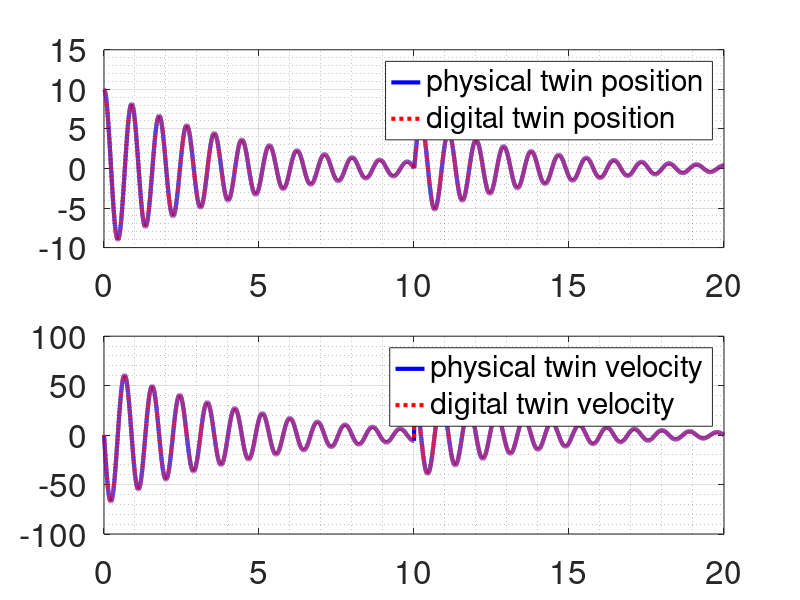
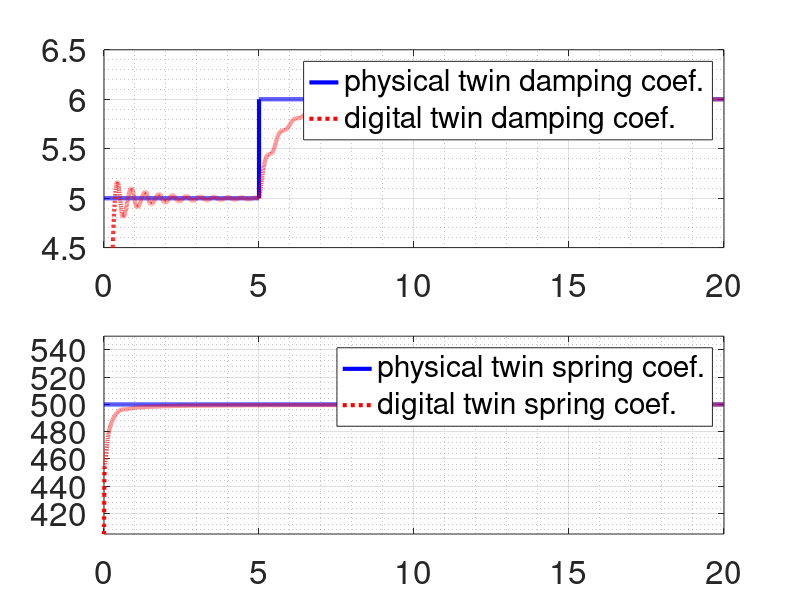

These charts were generated, in order, by the following MATLAB code: (Note: this script raises an error after producing the figures.)
%% Mass-Spring-Damper System
% By Agus Hasan

clear;
clc;

dt = 0.001;                 % time step
tf = 20;                    % simulation time

m = 10;                     % mass
k = 500;                    % spring coefficient
b = 5;                      % damper coefficient

% system description
B = [0;1/m]*dt;             % control matrix
H = [1 0 0 0;               % measurement matrix digital twin
     0 1 0 0];
C = [1 0;                   % measurement matrix physical twin
     0 1];
u = 0;                      % initial input

% error covariance matrix
Q = 0.1*eye(4);             % model covariance matrix
R = 0.1;                    % measurement covariance matrix

% initial data
x     = [10 0]';            % initial condition
xhat  = [10 0 0 400]';      % estimated initial condition
Pplus = 10000*eye(4);       % initial matrix propagation

% for plotting
xArray    = [];
xhatArray = [];

for i=1:tf/dt
    
    if i>5000
        b = 6;
    end
    if i>10000
        u = 50000;
    end
    if i>10010
        u = 0;
    end    
    xArray    = [xArray x];
    xhatArray = [xhatArray xhat];
    % Simulate the system
    x = [1 dt;-k*dt/m 1-(b*dt/m)]*x+B*u;
    y = C*x;
    % Prediction
    F = [1 dt 0 0;          % Jacobian matrix
         -xhat(4)*dt/m 1-(xhat(3)*dt/m) -dt*xhat(2)/m -xhat(1)*dt/m;
         0 0 1 0;
         0 0 0 1];
    xhat  = [xhat(1)+xhat(2)*dt;(-xhat(4)*dt/m)*xhat(1)+(1-(xhat(3)*dt/m))*xhat(2)+dt*u/m;xhat(3);xhat(4)];
    Pmin  = F*Pplus*F' + Q;
    % Update
    K     = Pmin*H'*inv(H*Pmin*H' + R);
    Pplus = (eye(4)-K*H)*Pmin;
    xhat  = xhat + K*(y-H*xhat);
end

figure(1)
subplot(2,1,1)
plot(dt:dt:tf,xArray(1,:),'-b','LineWidth',3)
hold on;
plot(dt:dt:tf,xhatArray(1,:),':r','LineWidth',3)
legend('physical twin position','digital twin position')
set(gca,'FontSize',24)
grid on;
grid minor;
subplot(2,1,2)
plot(dt:dt:tf,xArray(2,:),'-b','LineWidth',3)
hold on;
plot(dt:dt:tf,xhatArray(2,:),':r','LineWidth',3)
legend('physical twin velocity','digital twin velocity')
set(gca,'FontSize',24)
grid on;
grid minor;

figure(2)
subplot(2,1,1)
plot(dt:dt:tf,[5*ones(1,5000) 6*ones(1,15000)],'-b','LineWidth',3)
hold on;
plot(dt:dt:tf,xhatArray(3,:),':r','LineWidth',3)
legend('physical twin damping coef.','digital twin damping coef.')
ylim([4.5 6.5])
set(gca,'FontSize',24)
grid on;
grid minor;
subplot(2,1,2)
plot(dt:dt:tf,[500*ones(1,5000) 500*ones(1,15000)],'-b','LineWidth',3)
hold on;
plot(dt:dt:tf,xhatArray(4,:),':r','LineWidth',3)
ylim([405 550])
legend('physical twin spring coef.','digital twin spring coef.')
set(gca,'FontSize',24)
grid on;
grid minor;

figure(3)
curve1 = animatedline('Color','b','LineWidth',2);
curve2 = animatedline('Color','r','LineStyle',':','LineWidth',2);
set(gca,'XLim',[0 20],'YLim',[-15 15]);
legend('physical twin position','digital twin position')
ylabel('position (m)')
xlabel('time (s)')
grid on;
tm = dt:10*dt:tf;
for i = 1:length(tm)
    addpoints(curve1,tm(i),xArray(1,10*i));
    hold on
    addpoints(curve2,tm(i),xhatArray(1,10*i));
    drawnow
    G(i) = getframe(gcf);
end
video = VideoWriter('MSDvel.');
open(video)
writeVideo(video,G)
close(video)

figure(4)
curve2 = animatedline('Color','r','LineStyle',':','LineWidth',2);
set(gca,'XLim',[0 20],'YLim',[4.5 6.5]);
legend('digital twin damping coef.')
ylabel('damping coeff')
xlabel('time (s)')
grid on;
tm = dt:10*dt:tf;
for i = 1:length(tm)
    addpoints(curve2,tm(i),xhatArray(3,10*i));
    drawnow
    G(i) = getframe(gcf);
end
video = VideoWriter('MSDspring.');
open(video)
writeVideo(video,G)
close(video)
